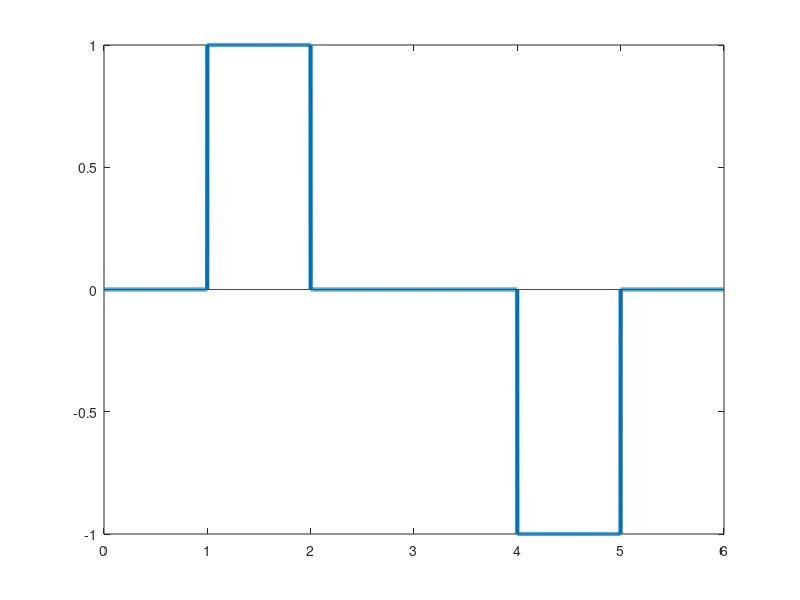

The MATLAB source for this figure: (Note: this script raises an error after producing the figure.)
bits = [0 1 0 0 1 0];
bitrate = 1;
n = 1000;
T = length(bits)/bitrate;
N = n*length(bits);
dt = T/N;
t = 0:dt:T;
x = zeros(1,length(t));
lastbit = -1;
for i=1:length(bits)
  if bits(i)==1
    x((i-1)*n+1:i*n) = -lastbit;
    lastbit = -lastbit;
  end
end

plot(t, x, 'Linewidth', 3);
hold on;
plot(xlim, [0 0], '-r')
hold off;
ax = gca;
ax.XGrid = 'on';
ax.YGrid = 'off';
ax.GridAlpha = 0.5;
title('AMI');

counter = 0;
lastbit = 1;
for i = 1:length(t)
  if t(i)>counter
    counter = counter + 1;
    if x(i)==-lastbit
      result(counter) = 1;
      lastbit = -lastbit;
    else result(counter) = 0;
    end
  end
end
disp('AMI Decoding:');
disp(result);